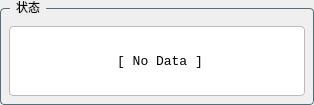
<?xml version="1.0" encoding="UTF-8"?>
<ui version="4.0">
 <class>StatusPanel</class>
 <widget class="QWidget" name="StatusPanel">
  <property name="geometry">
   <rect>
    <x>0</x>
    <y>0</y>
    <width>314</width>
    <height>91</height>
   </rect>
  </property>
  <property name="minimumSize">
   <size>
    <width>314</width>
    <height>0</height>
   </size>
  </property>
  <property name="maximumSize">
   <size>
    <width>314</width>
    <height>16777215</height>
   </size>
  </property>
  <property name="styleSheet">
   <string notr="true">QScrollArea { border: 1px solid #bbb; border-radius: 4px; background-color: rgb(255, 255, 255); }</string>
  </property>
  <layout class="QVBoxLayout" name="verticalLayout_root">
   <property name="leftMargin">
    <number>0</number>
   </property>
   <property name="topMargin">
    <number>0</number>
   </property>
   <property name="rightMargin">
    <number>0</number>
   </property>
   <property name="bottomMargin">
    <number>0</number>
   </property>
   <item>
    <widget class="QGroupBox" name="groupBoxStatus">
     <property name="minimumSize">
      <size>
       <width>0</width>
       <height>0</height>
      </size>
     </property>
     <property name="styleSheet">
      <string notr="true">QGroupBox { border: 1px solid #546e7a; border-radius: 4px; margin-top: 8px; } QGroupBox::title { subcontrol-origin: margin; left: 10px; padding: 0 4px; }</string>
     </property>
     <property name="title">
      <string>状态</string>
     </property>
     <property name="alignment">
      <set>Qt::AlignmentFlag::AlignCenter</set>
     </property>
     <layout class="QVBoxLayout" name="verticalLayout_receipt">
      <property name="spacing">
       <number>6</number>
      </property>
      <property name="leftMargin">
       <number>6</number>
      </property>
      <property name="topMargin">
       <number>6</number>
      </property>
      <property name="rightMargin">
       <number>6</number>
      </property>
      <property name="bottomMargin">
       <number>6</number>
      </property>
      <item>
       <widget class="QScrollArea" name="scrollAreaStatus">
        <property name="styleSheet">
         <string notr="true">QScrollArea { border: 1px solid #bbb; border-radius: 4px; background-color: rgb(255, 255, 255); }</string>
        </property>
        <property name="verticalScrollBarPolicy">
         <enum>Qt::ScrollBarPolicy::ScrollBarAlwaysOff</enum>
        </property>
        <property name="horizontalScrollBarPolicy">
         <enum>Qt::ScrollBarPolicy::ScrollBarAlwaysOff</enum>
        </property>
        <property name="widgetResizable">
         <bool>false</bool>
        </property>
        <property name="alignment">
         <set>Qt::AlignmentFlag::AlignCenter</set>
        </property>
        <widget class="QLabel" name="labelStatus">
         <property name="geometry">
          <rect>
           <x>0</x>
           <y>16</y>
           <width>300</width>
           <height>32</height>
          </rect>
         </property>
         <property name="minimumSize">
          <size>
           <width>300</width>
           <height>0</height>
          </size>
         </property>
         <property name="font">
          <font>
           <family>Consolas</family>
           <pointsize>10</pointsize>
           <italic>false</italic>
           <bold>false</bold>
          </font>
         </property>
         <property name="styleSheet">
          <string notr="true">font: 10pt &quot;Consolas&quot;;
background-color: rgb(255, 255, 255);</string>
         </property>
         <property name="text">
          <string>[ No Data ]</string>
         </property>
         <property name="alignment">
          <set>Qt::AlignmentFlag::AlignCenter</set>
         </property>
        </widget>
       </widget>
      </item>
     </layout>
    </widget>
   </item>
  </layout>
 </widget>
 <resources/>
 <connections/>
</ui>
